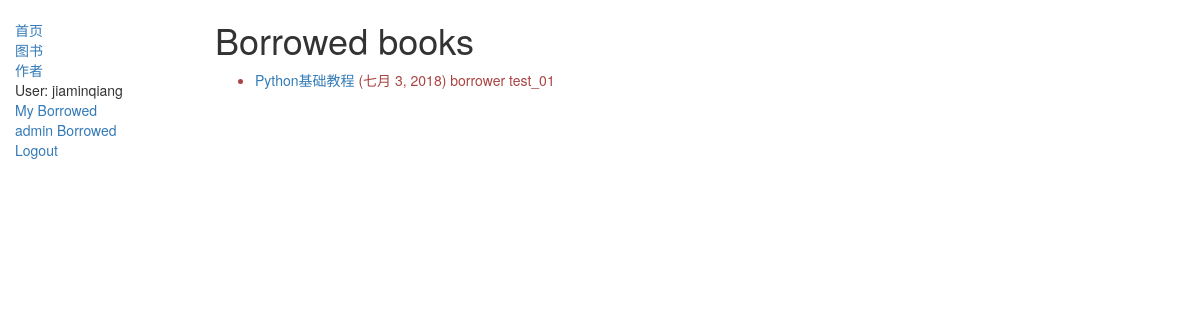
Page /catalog/borrowed/ (signed in) on the committed database.
### catalog/models.py (models this page shows, shortened)
class BookInstance(models.Model):
    id = models.UUIDField(primary_key=True, default=uuid.uuid4, help_text="Unique ID for this particular book across whole library")
    book = models.ForeignKey('Book', on_delete=models.SET_NULL, null=True)
    imprint = models.CharField(max_length=200)
    due_back = models.DateField(null=True, blank=True)
    borrower = models.ForeignKey(User, on_delete=models.SET_NULL, null=True, blank=True)
    LOAN_STATUS = (
        ('m', 'Maintenance'),
        ('o', 'On loan'),
        ('a', 'Available'),
        ('r', 'Reserved'),
    )
    status = models.CharField(max_length=1, choices=LOAN_STATUS, blank=True, default='m', help_text='Book availability')
    class Meta:
        ordering = ["due_back"]
    @property
    def is_overdue(self):
        if self.due_back and date.today() > self.due_back:
            return True
        return False

class Book(models.Model):
    title = models.CharField(max_length=200)
    author = models.ForeignKey('Author', on_delete=models.SET_NULL, null=True)
    summary = models.TextField(max_length=1000, help_text='Enter a brief description of the book')
    isbn = models.CharField('ISBN',max_length=13, help_text='13 Character <a href="https://www.isbn-international.org/content/what-isbn">ISBN number</a>')
    genre = models.ManyToManyField(Genre, help_text='Select a genre for this book')
    language = models.ForeignKey('Language', on_delete=models.SET_NULL, null=True)
    def display_genre(self):
        """
        Creates a string for the Genre. This is required to display genre in Admin.
        """
        return ', '.join([ genre.name for genre in self.genre.all()[:3] ])
    display_genre.short_description = 'Genre'

### catalog/views.py (the view)
# urls.py: path('borrowed/', views.BorrowedAllBookListView.as_view(), name='admin-borrowed'),
class BorrowedAllBookListView(PermissionRequiredMixin, generic.ListView):
    model = BookInstance
    template_name ='catalog/bookinstance_list_borrowed_admin.html'
    permission_required = ('catalog.can_mark_returned', 'catalog.can_edit')
    paginate_by = 10
    def get_queryset(self):
        return BookInstance.objects.filter(status__exact='o').order_by('due_back')

### catalog/templates/catalog/bookinstance_list_borrowed_admin.html
{% extends "base_generic.html" %}
{% block content %}
    <h1>Borrowed books</h1>
    {% if bookinstance_list %}
    <ul>
      {% for bookinst in bookinstance_list %}
      <li class="{% if bookinst.is_overdue %}text-danger{% endif %}">
        <a href="{% url 'book-detail' bookinst.book.pk %}">{{bookinst.book.title}}</a> ({{ bookinst.due_back }}) borrower {{ bookinst.borrower}}
      </li>
      {% endfor %}
    </ul>
    {% else %}
      <p>There are no books borrowed.</p>
    {% endif %}
{% endblock %}

### catalog/templates/base_generic.html (shortened to what this page needs)
<!DOCTYPE html>
<html lang="en">
<head>
  <link rel="stylesheet" href="https://maxcdn.bootstrapcdn.com/bootstrap/3.3.7/css/bootstrap.min.css">
  {% load static %}
  <link rel="stylesheet" href="{% static 'css/styles.css' %}">
</head>
<body>
  <div class="container-fluid">
    <div class="row">
      <div class="col-sm-2">
      {% block sidebar %}
      <ul class="sidebar-nav">
          <li><a href="{% url 'index' %}">首页</a></li>
          <li><a href="{% url 'books' %}">图书</a></li>
          <li><a href="{% url 'authors' %}">作者</a></li>
          {% if user.is_authenticated %}
          <li>User: {{ user.get_username }}</li>
          <li><a href="{% url 'my-borrowed' %}">My Borrowed</a></li>
          {% if perms.catalog.can_mark_returned %}
          <li><a href="{% url 'admin-borrowed' %}">admin Borrowed</a></li>
          {% endif %}
          <li><a href="{% url 'logout'%}?next={{request.path}}">Logout</a></li>
          {% else %}
          <li><a href="{% url 'login'%}?next={{request.path}}">Login</a></li>
          {% endif %}
      </ul>
     {% endblock %}
      </div>
      <div class="col-sm-10 ">
      {% block content %}{% endblock %}
      </div>
    </div>
  </div>
</body>
</html>

### catalog/static/css/styles.css (style rules this page uses)
.sidebar-nav { margin-top: 20px; padding: 0; list-style: none; }

### rows in the picture
BookInstance: book "Python基础教程", due_back "七月 3, 2018", borrower "test_01"

### other values in the picture
{{ user.get_username }} "jiaminqiang"
